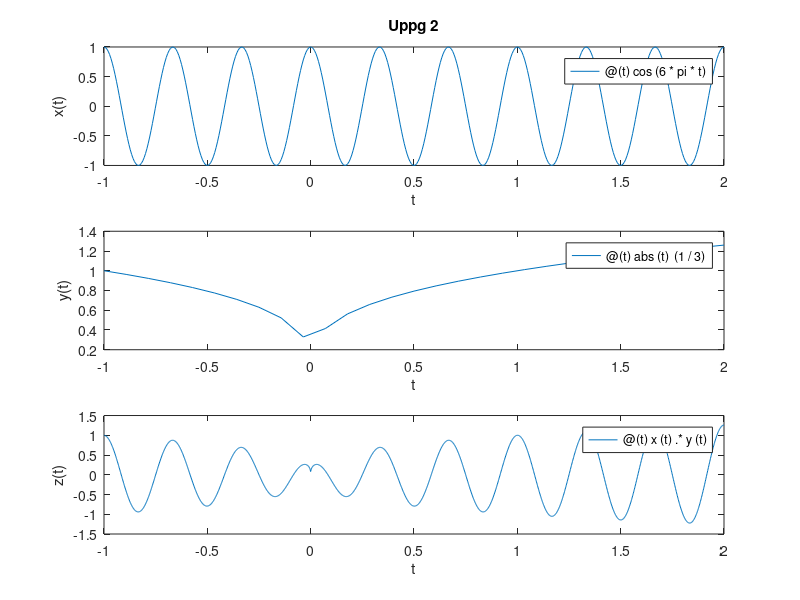

MATLAB code to generate this figure:
subplot(3,1,1);
x = @(t) cos(6 * pi * t)
y = @(t) abs(t)^(1/3)
fplot(x, [-1 2])
hold on
title('Uppg 2')
xlabel('t')
ylabel('x(t)')

subplot(3,1,2); 

fplot(y, [-1 2])
xlabel('t')
ylabel('y(t)')


subplot(3,1,3); 
fplot(@(t) x(t) .* y(t), [-1 2])
xlabel('t')
ylabel('z(t)')


